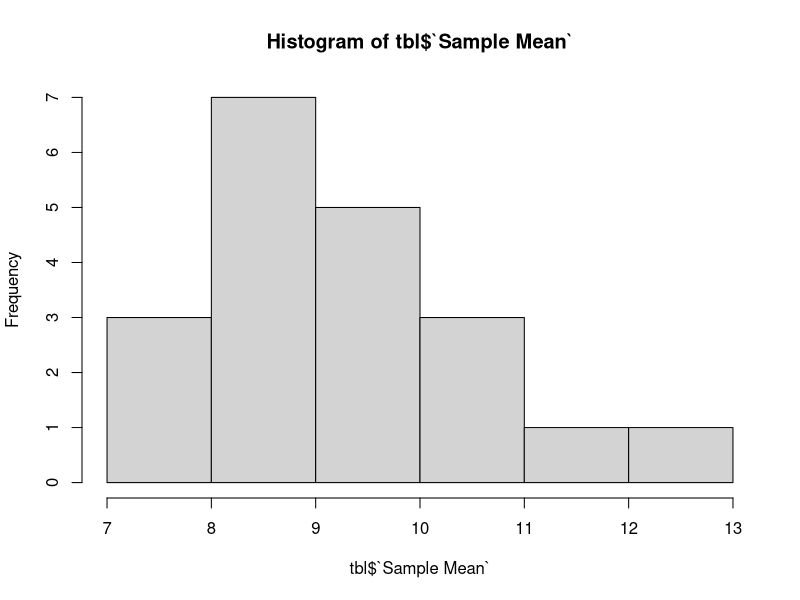

R code for this plot:
library(tidyverse)
set.seed(0)
p = c(6, 8, 10, 12, 14)
mean(p)

n = 20
tbl = tibble('Sample' = rep(NA, n), 
             'Sample Mean' = rep(NA, n))

for (i in 1:n) {
    s = sample(p, 2)
    m = mean(s)
    s.print = paste0('(', paste(s, collapse = ', '), ')')
    m.print = round(m, 2)
    tbl[i, ] = tibble(s.print, m.print)
}
tbl

hist(tbl$`Sample Mean`)
